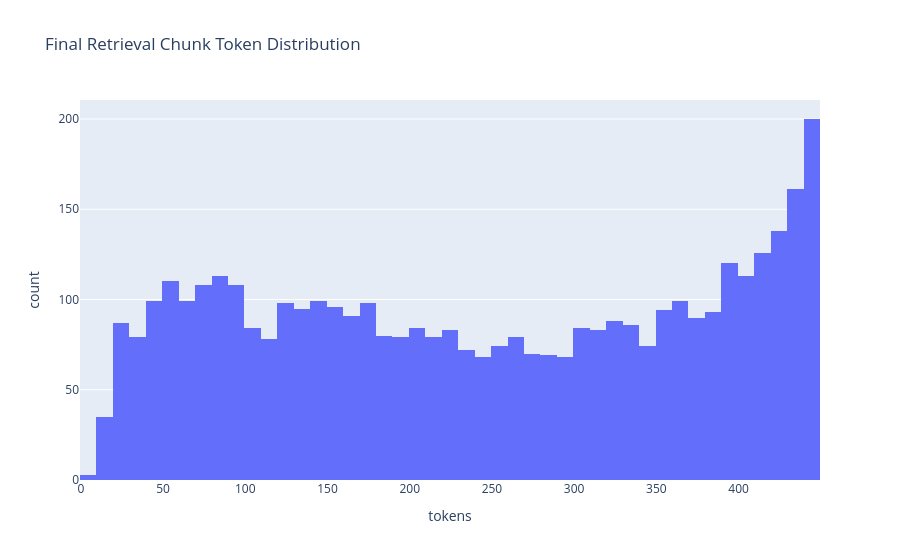

The notebook cell saved with this chart:
### Markdown cell above
The final chunk corpus is summarized after empty-section removal and neighbor/metadata enrichment. The distribution is used to confirm that the 448-token budget produces compact retrieval units without excessive fragmentation.

### Code cell
chunks_per_section_df = retrieval_chunks_df.groupby(["path", "section_index"], as_index=False).agg(
    chunks=("chunk_index", "count"), max_chunk_tokens=("tokens", "max")
)

print(
    f"Retrieval chunks: {len(retrieval_chunks_df):,}\n"
    f"Retrieval sections: {len(chunks_per_section_df):,}\n"
    f"Median chunk tokens: {retrieval_chunks_df['tokens'].median():,.0f}\n"
    f"P95 chunk tokens: {retrieval_chunks_df['tokens'].quantile(0.95):,.0f}\n"
    f"Maximum chunk tokens: {retrieval_chunks_df['tokens'].max():,}\n"
    f"Median chunks per section: {chunks_per_section_df['chunks'].median():,.0f}\n"
    f"Maximum chunks per section: {chunks_per_section_df['chunks'].max():,}"
)

fig = px.histogram(
    retrieval_chunks_df, x="tokens", nbins=60, title="Final Retrieval Chunk Token Distribution"
)

fig.show()

### Figure 1 — Plotly figure (JSON) as saved in the notebook; plotly's stock layout.template omitted (floating-point values rounded to 4 significant figures; data arrays with more than 128 entries replaced by an {"elided": "..."} marker saying what was removed)
{"data": [{"bingroup": "x", "hovertemplate": "tokens=%{x}<br>count=%{y}<extra></extra>", "legendgroup": "", "marker": {"color": "#636efa", "pattern": {"shape": ""}}, "name": "", "nbinsx": 60, "orientation": "v", "showlegend": false, "type": "histogram", "x": {"elided": "4134 int values"}, "xaxis": "x", "yaxis": "y"}], "layout": {"barmode": "relative", "legend": {"tracegroupgap": 0}, "title": {"text": "Final Retrieval Chunk Token Distribution"}, "xaxis": {"anchor": "y", "domain": [0, 1], "title": {"text": "tokens"}}, "yaxis": {"anchor": "x", "domain": [0, 1], "title": {"text": "count"}}}}
